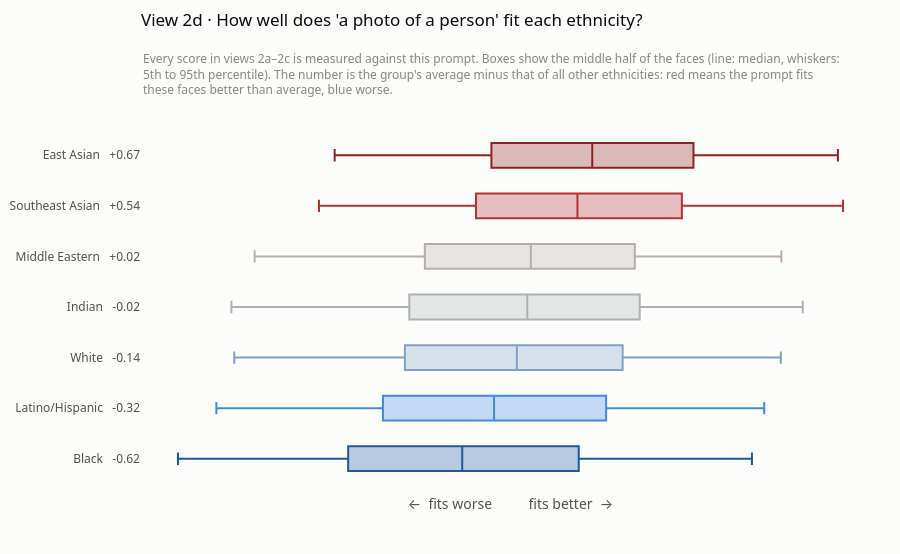

The notebook cell this image was saved under:
### Markdown cell above
### 2d · The reference: how well does "a photo of a person" fit each ethnicity?

All scores above are measured against this prompt. If it fits some ethnicities better than others, that is a bias
in itself, and it shifts every occupation score of that group by the same amount.

### Code cell
person = A.person_baseline(df, "race")  # one row per ethnicity: mean, gap vs. rest, quantiles
fig = V.fig_person_baseline(person)
V.save(fig, "2d_person_baseline")
fig.show()

### Figure 1 — Plotly figure (JSON) as saved in the notebook; plotly's stock layout.template omitted (floating-point values rounded to 4 significant figures)
{"data": [{"fillcolor": "rgba(144, 33, 35, 0.3)", "hoverinfo": "skip", "line": {"color": "rgb(144, 33, 35)", "width": 2}, "lowerfence": [22.75], "median": [25.03], "name": "East Asian   +0.67", "orientation": "h", "q1": [24.14], "q3": [25.92], "showlegend": false, "type": "box", "upperfence": [27.2], "y": ["East Asian   +0.67"]}, {"fillcolor": "rgba(177, 51, 51, 0.3)", "hoverinfo": "skip", "line": {"color": "rgb(177, 51, 51)", "width": 2}, "lowerfence": [22.61], "median": [24.9], "name": "Southeast Asian   +0.54", "orientation": "h", "q1": [24.0], "q3": [25.82], "showlegend": false, "type": "box", "upperfence": [27.24], "y": ["Southeast Asian   +0.54"]}, {"fillcolor": "rgba(184, 173, 166, 0.3)", "hoverinfo": "skip", "line": {"color": "rgb(184, 173, 166)", "width": 2}, "lowerfence": [22.04], "median": [24.48], "name": "Middle Eastern   +0.02", "orientation": "h", "q1": [23.55], "q3": [25.4], "showlegend": false, "type": "box", "upperfence": [26.7], "y": ["Middle Eastern   +0.02"]}, {"fillcolor": "rgba(172, 177, 177, 0.3)", "hoverinfo": "skip", "line": {"color": "rgb(172, 177, 177)", "width": 2}, "lowerfence": [21.84], "median": [24.45], "name": "Indian   -0.02", "orientation": "h", "q1": [23.41], "q3": [25.45], "showlegend": false, "type": "box", "upperfence": [26.89], "y": ["Indian   -0.02"]}, {"fillcolor": "rgba(128, 161, 197, 0.3)", "hoverinfo": "skip", "line": {"color": "rgb(128, 161, 197)", "width": 2}, "lowerfence": [21.86], "median": [24.36], "name": "White   -0.14", "orientation": "h", "q1": [23.37], "q3": [25.3], "showlegend": false, "type": "box", "upperfence": [26.69], "y": ["White   -0.14"]}, {"fillcolor": "rgba(62, 137, 227, 0.3)", "hoverinfo": "skip", "line": {"color": "rgb(62, 137, 227)", "width": 2}, "lowerfence": [21.71], "median": [24.16], "name": "Latino/Hispanic   -0.32", "orientation": "h", "q1": [23.18], "q3": [25.15], "showlegend": false, "type": "box", "upperfence": [26.55], "y": ["Latino/Hispanic   -0.32"]}, {"fillcolor": "rgba(29, 88, 161, 0.3)", "hoverinfo": "skip", "line": {"color": "rgb(29, 88, 161)", "width": 2}, "lowerfence": [21.37], "median": [23.88], "name": "Black   -0.62", "orientation": "h", "q1": [22.87], "q3": [24.91], "showlegend": false, "type": "box", "upperfence": [26.44], "y": ["Black   -0.62"]}], "layout": {"annotations": [{"align": "left", "font": {"color": "#898781", "size": 12}, "showarrow": false, "text": "Every score in views 2a–2c is measured against this prompt. Boxes show the middle half of the faces (line: median, whiskers:<br>5th to 95th percentile). The number is the group's average minus that of all other ethnicities: red means the prompt fits<br>these faces better than average, blue worse.", "x": 0, "xanchor": "left", "xref": "paper", "y": 1, "yanchor": "top", "yref": "paper", "yshift": 82}], "font": {"color": "#52514e", "family": "system-ui, -apple-system, \"Segoe UI\", sans-serif", "size": 12}, "height": 554, "hoverlabel": {"bgcolor": "white", "bordercolor": "#e1e0d9", "font": {"color": "#0b0b0b", "family": "system-ui, -apple-system, \"Segoe UI\", sans-serif"}}, "margin": {"b": 70, "l": 10, "r": 20, "t": 130}, "paper_bgcolor": "#fcfcfb", "plot_bgcolor": "#fcfcfb", "title": {"font": {"color": "#0b0b0b", "size": 17}, "pad": {"t": 14}, "text": "View 2d · How well does 'a photo of a person' fit each ethnicity?", "x": 0, "xanchor": "left", "xref": "paper", "y": 1, "yanchor": "top", "yref": "container"}, "width": 900, "xaxis": {"showgrid": false, "showline": false, "showticklabels": false, "ticks": "", "title": {"text": "←  fits worse          fits better  →"}, "zeroline": false}, "yaxis": {"autorange": "reversed", "showgrid": false, "showline": false, "ticks": "", "zeroline": false}}}
